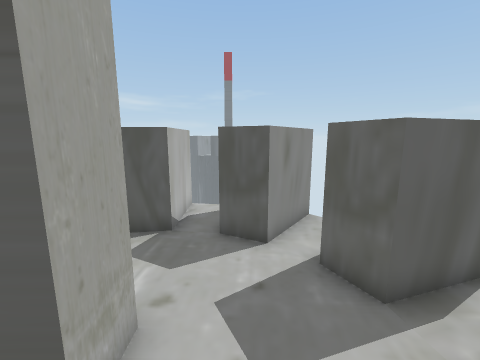
[1] (above)

12 first-person views from a walk through a 3-D level made in the Unity game engine. The camera is 1.4 m above the floor, tilts 10° down and sees 90° across. The floor is counted in squares, 0.5 m on a side. Each view is taken from the middle of a square. On the plan, view 1 faces up. The plan holds only what a view shows up to about 18 squares ahead; the rest is blank. The place goes on beyond the plan. Some animated figures are not drawn.

[2]
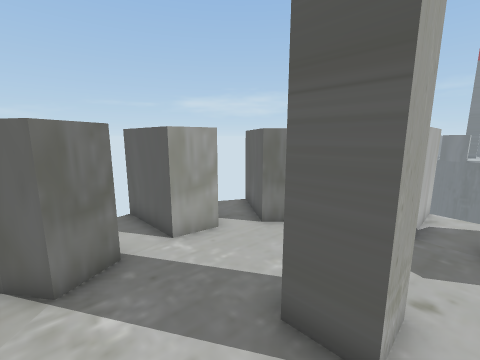

[3]
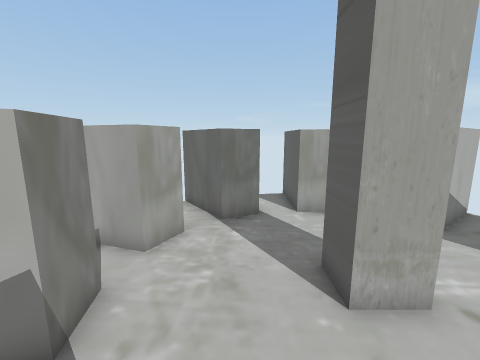

[4]
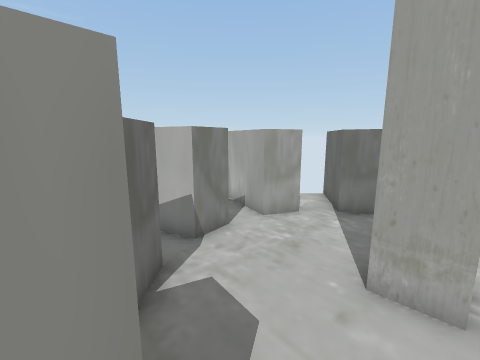

[5]
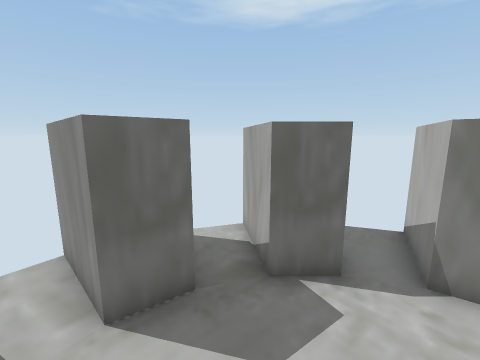

[6]
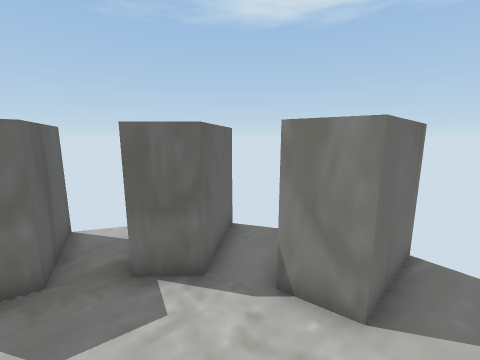

[7]
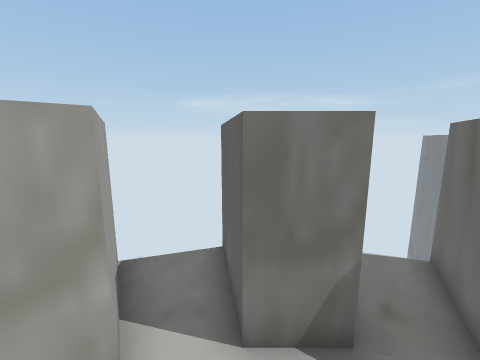

[8]
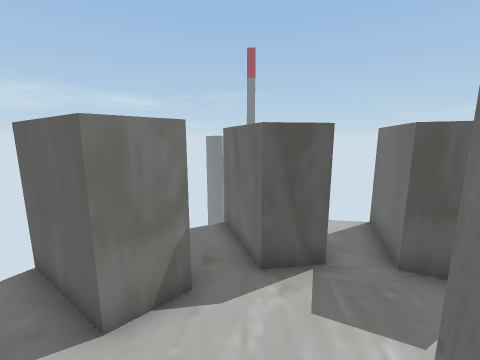

[9]
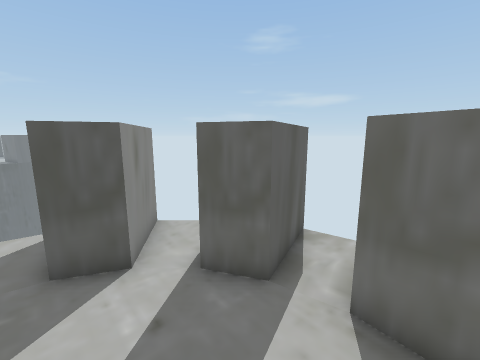

[10]
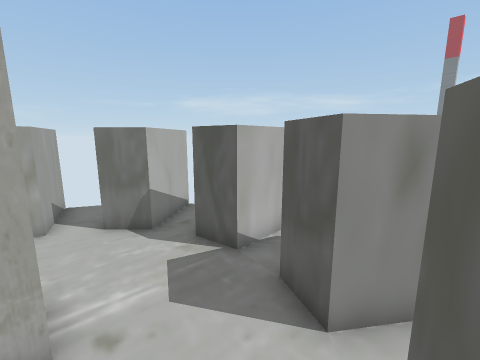

[11]
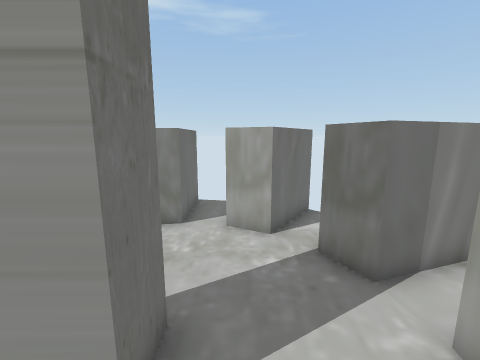

[12]
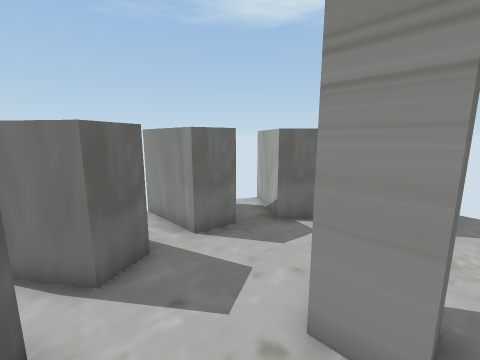

### Floor plan
Points are (right, up) in squares from view 1. A wall is a line through its corners. A room is listed if a view was taken in it or the views show most of it. See-through windows are left out.
Room 1 (views 1, 2, 3, 4, 5, 6, 7, 8, 9, 10, 11, 12)
walls: (-1.5, 1.8) (-2.9, 1.8) (-2.9, 3.2) (-1.5, 3.2) (-1.5, 1.8); (0.7, 6.1) (-0.6, 6.7); (-2.1, 7) (-3.6, 6.7); (-4.9, -1.7) (-3.6, -2.4) (-4.5, -5.4); (-4.9, 6.1) (-6, 5); (-6.6, 0.7) (-6, -0.6); (-6.6, 3.7) (-6.9, 2.2); (4.7, 0) (2.5, 0.7) (2.7, 2.2) (5.9, 2.2); (2, -3.4) (0.7, -1.7) (1.8, -0.6) (3.6, -1.9); (5.5, 4.7) (2.5, 3.7) (1.8, 5); (-2.1, -5.8) (-2.1, -2.6) (-0.6, -2.4) (0, -4.2)
ways out: gap at (-7, 2); gap at (-7, 4); gap at (-4, 7); gap at (-2, 7)
Room 2 (no view inside)
walls: (-9.6, 4.6) (-6.6, 3.7); (-6, 5) (-8.6, 6.9)

Positions as (right, up) in squares from view 1, and headings:
1: (0, 0), facing up
2: (-1, -1), facing up-left
3: (2, 0), facing left
4: (3, 3), facing down-left
5: (-1, 3), facing down-right
6: (-3, 1), facing down-right
7: (-4, 3), facing up-left
8: (-4, 2), facing up
9: (-1, 1), facing up-right
10: (2, 3), facing up-left
11: (-4, 5), facing down
12: (-3, 6), facing down-right
